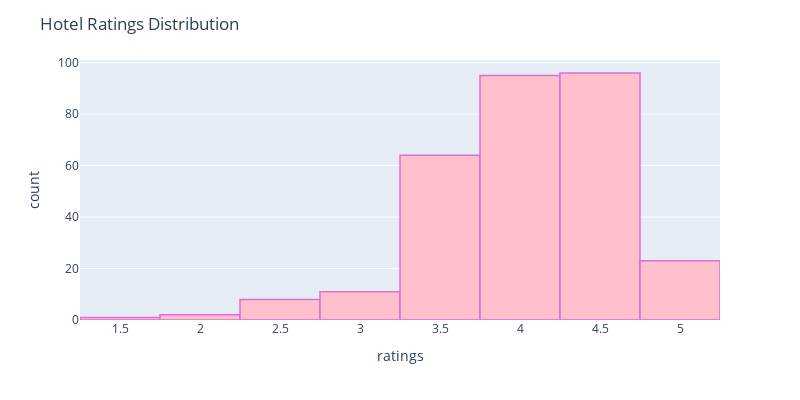

Write notebook code for a chart like this one.
### Markdown cell above
### Plotting the Distribution of Hotel Ratings

### Code cell
color = sns.color_palette()
%matplotlib inline
fig = px.histogram(hotels_df, x="ratings",  width=800, height=400)
fig.update_traces(marker_color="pink",marker_line_color='orchid',
                  marker_line_width=1.5)
fig.update_layout(title_text='Hotel Ratings Distribution')
fig.show()

### Figure 1 — Plotly figure (JSON) as saved in the notebook; plotly's stock layout.template omitted (floating-point values rounded to 4 significant figures; data arrays with more than 128 entries replaced by an {"elided": "..."} marker saying what was removed)
{"data": [{"alignmentgroup": "True", "bingroup": "x", "hovertemplate": "ratings=%{x}<br>count=%{y}<extra></extra>", "legendgroup": "", "marker": {"color": "pink", "line": {"color": "orchid", "width": 1.5}, "pattern": {"shape": ""}}, "name": "", "offsetgroup": "", "orientation": "v", "showlegend": false, "type": "histogram", "x": {"elided": "300 float values"}, "xaxis": "x", "yaxis": "y"}], "layout": {"barmode": "relative", "height": 400, "legend": {"tracegroupgap": 0}, "margin": {"t": 60}, "title": {"text": "Hotel Ratings Distribution"}, "width": 800, "xaxis": {"anchor": "y", "domain": [0, 1], "title": {"text": "ratings"}}, "yaxis": {"anchor": "x", "domain": [0, 1], "title": {"text": "count"}}}}
